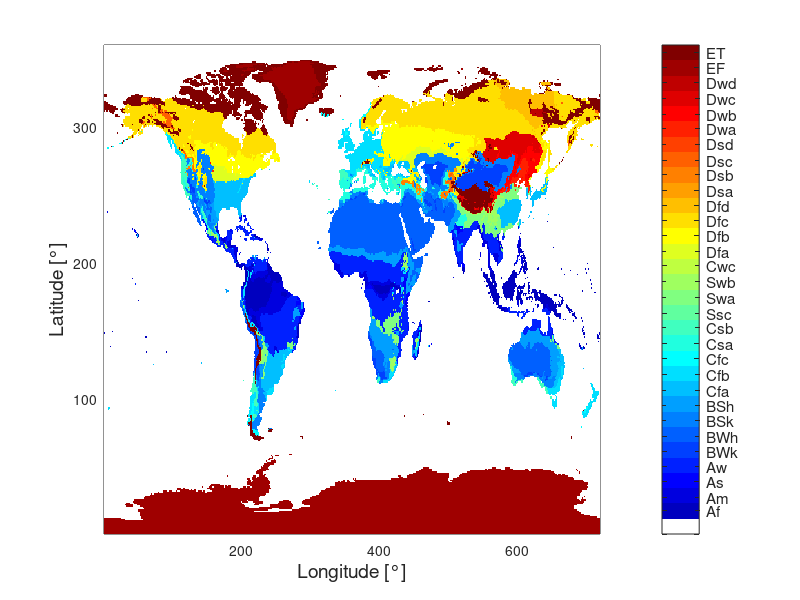

Recreate this plot in MATLAB.
clear all;clc

load('Climate_zones_360_720.mat')
%%
% Af 1	Am 2	As 3	Aw 4	Bwk 5	Bwh 6	Bsk 7	Bsh 8	Cfa 9	Cfb 10	Cfc 11	Csa 12	Csb 13	Ssc 14	Swa 15	Swb 16	Cwc 17	Dfa 18	Dfb 19
% Dfc 20	Dfd 21	Dsa 22	Dsb 23	Dsc 24	Dsd 25	Dwa 26	Dwb 27	Dwc 28	Dwd 29	EF 30	ET 31
% All B is arid climate, so 5 6 7 8 were classed as arid area, and others


pcolor(Cli_zone);shading flat
hcb=colorbar('eastoutside')
cmap = jet(32);
cmap = cmap(1:32,:);
cmap(1,:) = [1,1,1];
colormap(cmap)


set(hcb,'YTick',[0,1.5,2.3,3.3,4.3,5.25,6.2,7.2,8.15,9.1,10.1,11.1,12.1,13.1,14,15,16,17,17.9,18.9,19.9,20.8,21.8,22.8,23.7,24.7,25.7,26.6,27.6,28.6,29.6,30.5])
set(hcb,'YTickLabel',{'','Af','Am','As','Aw','BWk','BWh','BSk','BSh','Cfa','Cfb','Cfc','Csa','Csb','Ssc','Swa','Swb','Cwc','Dfa','Dfb','Dfc','Dfd','Dsa','Dsb','Dsc','Dsd','Dwa','Dwb','Dwc','Dwd','EF','ET'},'Fontsize',11) 
%%
ylabel('Latitude [°]','fontsize',14)
xlabel('Longitude [°]','fontsize',14)